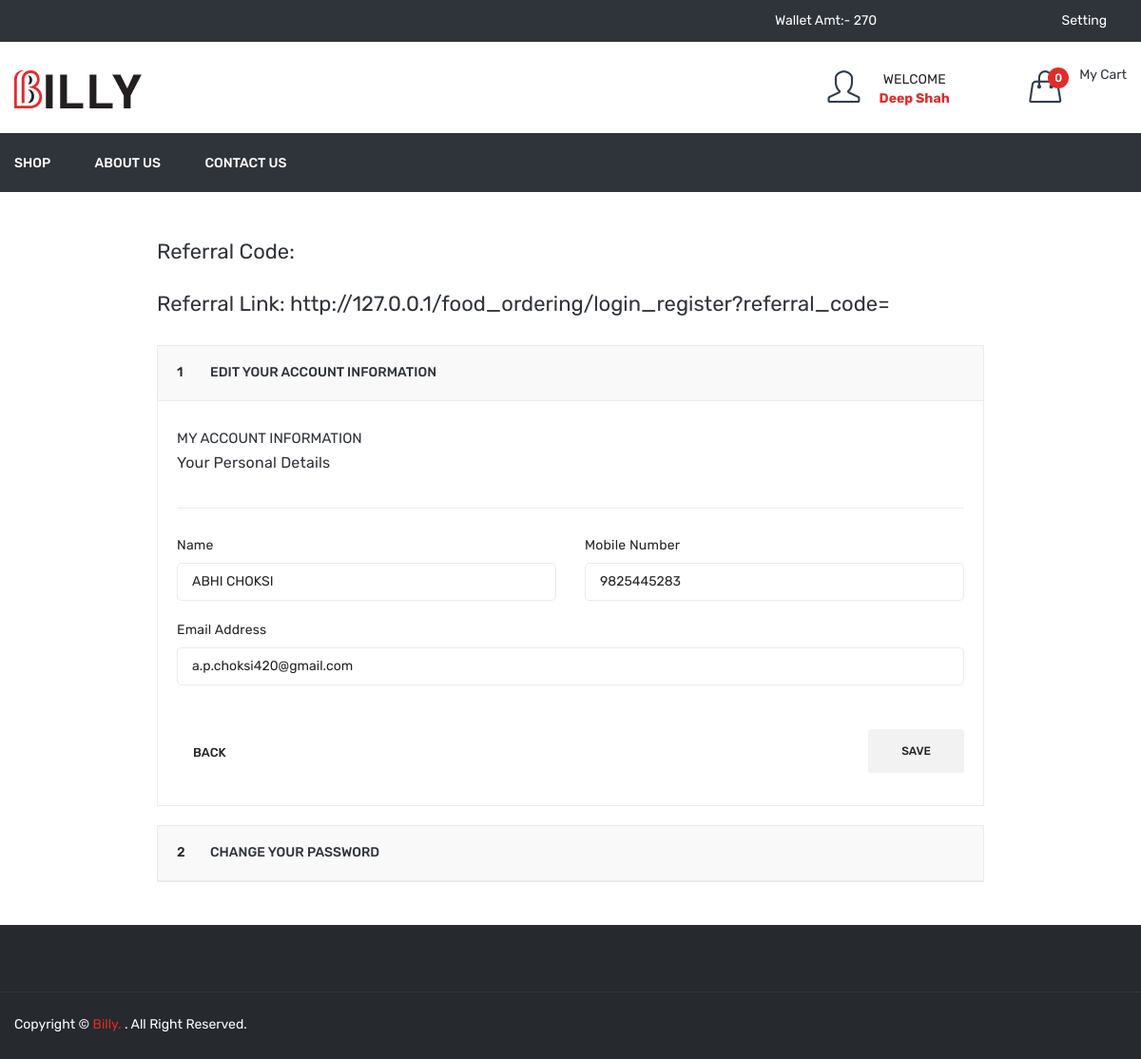
/profile.php (signed in), run on an earlier commit of the app's database.
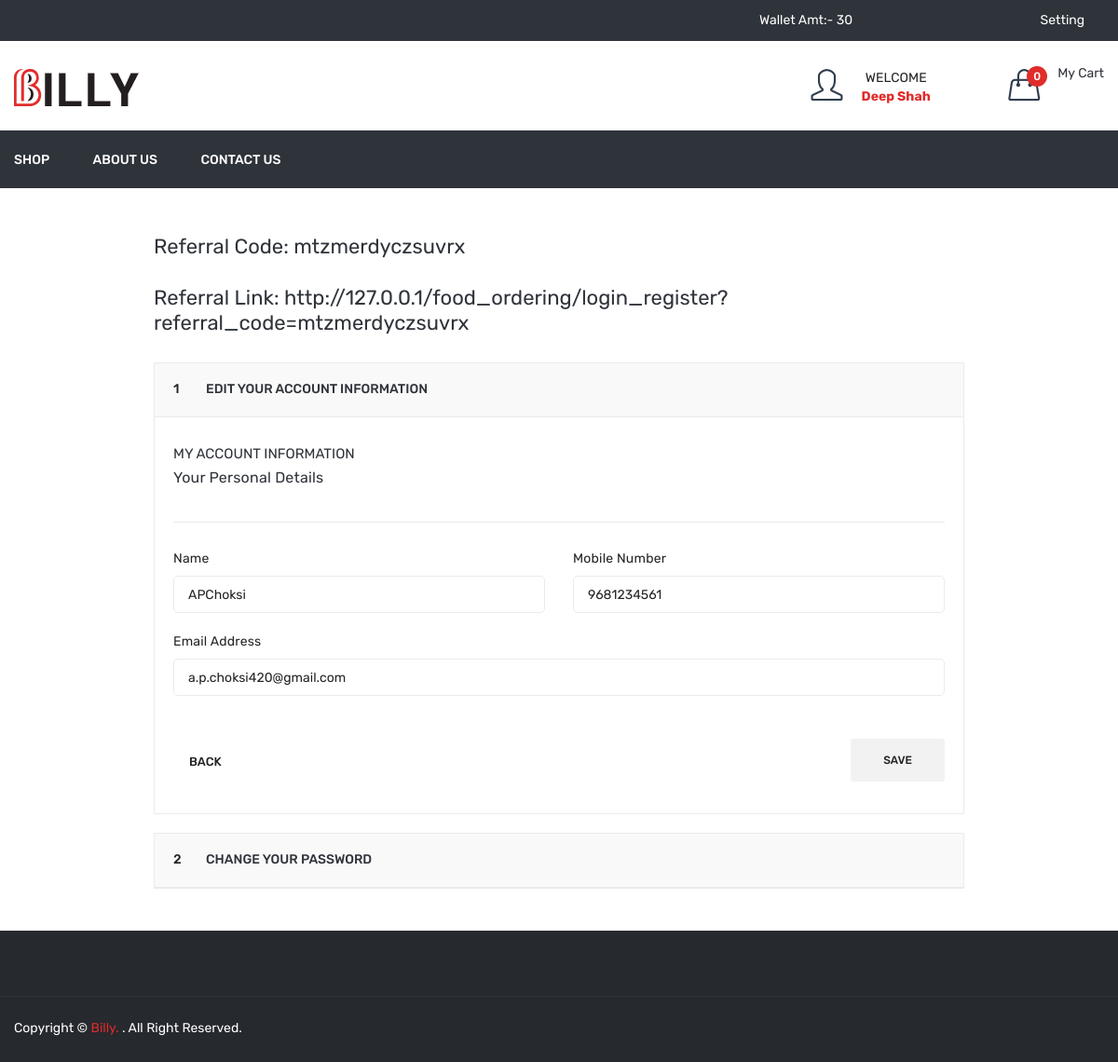
And on a later commit of the database.
### tables this page shows
CREATE TABLE IF NOT EXISTS `user` (
  `id` int NOT NULL AUTO_INCREMENT,
  `name` varchar(50) NOT NULL,
  `email` varchar(50) NOT NULL,
  `mobile` varchar(15) NOT NULL,
  `password` varchar(100) NOT NULL,
  `status` int NOT NULL,
  `email_verify` int NOT NULL,
  `rand_str` varchar(20) NOT NULL,
  `referral_code` varchar(20) NOT NULL,
  `from_referral_code` varchar(20) NOT NULL,
  `added_on` datetime NOT NULL,
  PRIMARY KEY (`id`)
);

### function.inc.php (called while the page is built, shortened)
<?php
function getUserDetailsByid($uid = '')
{
  global $con;
  $data['name'] = '';
  $data['email'] = '';
  $data['mobile'] = '';
  $data['referral_code'] = '';
  if (isset($_SESSION['FOOD_USER_ID']) || $_SESSION['FOOD_USER_ID'] > 0) {
    $uid = $_SESSION['FOOD_USER_ID'];
  }
  $row = mysqli_fetch_assoc(mysqli_query($con, "select * from user where id='$uid'"));
  $data['name'] = $row['name'];
  $data['email'] = $row['email'];
  $data['mobile'] = $row['mobile'];
  $data['referral_code'] = $row['referral_code'];
  return $data;
}
function getWalletAmt($uid)
{
  global $con;
  $sql = "select * from wallet where user_id='$uid'";
  $res = mysqli_query($con, $sql);
  $in = 0;
  $out = 0;
  while ($row = mysqli_fetch_assoc($res)) {
    if ($row['type'] == 'in') {
      $in = $in + $row['amt'];
    }
  }
  return $in - $out;
}
?>

### profile.php (the view, shortened to what the changed rows need)
<?php
include("header.php");
$getUserDetailsByid = getUserDetailsByid();
?>
<div class="myaccount-area pb-25 pt-50">
    <div class="container">
        <div class="row">
            <div class="ml-auto mr-auto col-lg-9">
                <div>
                    <h4>Referral Code: <?php echo $getUserDetailsByid['referral_code'] ?></h4><br />
                    <h4>Referral Link: <?php echo FRONT_SITE_PATH ?>login_register?referral_code=<?php echo $getUserDetailsByid['referral_code'] ?></h4><br />
                </div>
                <div class="checkout-wrapper">
                    <div id="faq" class="panel-group">
                        <div class="panel panel-default">
                            <div id="my-account-1" class="panel-collapse collapse show">
                                <div class="panel-body">
                                    <form method="post" id="frmProfile">
                                        <div class="billing-information-wrapper">
                                            <div class="row">
                                                <div class="col-lg- col-md-6">
                                                    <div class="billing-info">
                                                        <label>Name</label>
                                                        <input type="text" name="name" required value="<?php echo $getUserDetailsByid['name'] ?>">
                                                    </div>
                                                </div>
                                                <div class="col-lg-6 col-md-6">
                                                    <div class="billing-info">
                                                        <label>Mobile Number</label>
                                                        <input type="tel" name="mobile" required value="<?php echo $getUserDetailsByid['mobile'] ?>">
                                                    </div>
                                                </div>
                                                <div class="col-lg-12 col-md-12">
                                                    <div class="billing-info">
                                                        <label>Email Address</label>
                                                        <input type="email" value="<?php echo $getUserDetailsByid['email'] ?>" readonly>
                                                    </div>
                                                </div>
                                            </div>
                                        </div>
                                    </form>
                                </div>
                            </div>
                        </div>
                    </div>
                </div>
            </div>
        </div>
    </div>
</div>
<?php
include("footer.php");
?>

### header.php (shortened to what the changed rows need)
<?php
include('database.inc.php');
include('function.inc.php');
$getWalletAmt=0;
if(isset($_SESSION['FOOD_USER_ID'])){
	$getWalletAmt=getWalletAmt($_SESSION['FOOD_USER_ID']);
}
?>
<!doctype html>
<html class="no-js" lang="zxx">
<head>
    <link rel="stylesheet" href="<?php echo FRONT_SITE_PATH ?>assets/css/bootstrap.min.css">
    <link rel="stylesheet" href="<?php echo FRONT_SITE_PATH ?>assets/css/animate.css">
    <link rel="stylesheet" href="<?php echo FRONT_SITE_PATH ?>assets/css/owl.carousel.min.css">
    <link rel="stylesheet" href="<?php echo FRONT_SITE_PATH ?>assets/css/slick.css">
    <link rel="stylesheet" href="<?php echo FRONT_SITE_PATH ?>assets/css/chosen.min.css">
    <link rel="stylesheet" href="<?php echo FRONT_SITE_PATH ?>assets/css/ionicons.min.css">
    <link rel="stylesheet" href="<?php echo FRONT_SITE_PATH ?>assets/css/font-awesome.min.css">
    <link rel="stylesheet" href="<?php echo FRONT_SITE_PATH ?>assets/css/simple-line-icons.css">
    <link rel="stylesheet" href="<?php echo FRONT_SITE_PATH ?>assets/css/jquery-ui.css">
    <link rel="stylesheet" href="<?php echo FRONT_SITE_PATH ?>assets/css/meanmenu.min.css">
    <link rel="stylesheet" href="<?php echo FRONT_SITE_PATH ?>assets/css/style.css">
    <link rel="stylesheet" href="<?php echo FRONT_SITE_PATH ?>assets/css/responsive.css">
<body>
    <header class="header-area">
        <div class="header-top black-bg">
            <div class="container">
                <div class="row">
                    <div class="col-lg-2 col-md-4 col-12 col-sm-4">
							<?php
								if(isset($_SESSION['FOOD_USER_NAME'])){
								?>
							<div id="wallet_top_box">
								<a href="<?php echo FRONT_SITE_PATH?>wallet" style="color:#fff;">
									Wallet Amt:- <?php echo $getWalletAmt?>
								</a>
							</div>
								<?php  } ?>
						</div>
                </div>
            </div>
        </div>
    </header>

What changed in the data, as far as the page shows it:
changed user "a.p.choksi420@gmail.com": referral_code (not shown) → "mtzmerdyczsuvrx"; name "ABHI CHOKSI" → "APChoksi"; mobile "9825445283" → "9681234561"
Also different on the page:
$getWalletAmt: "270" → "30"
